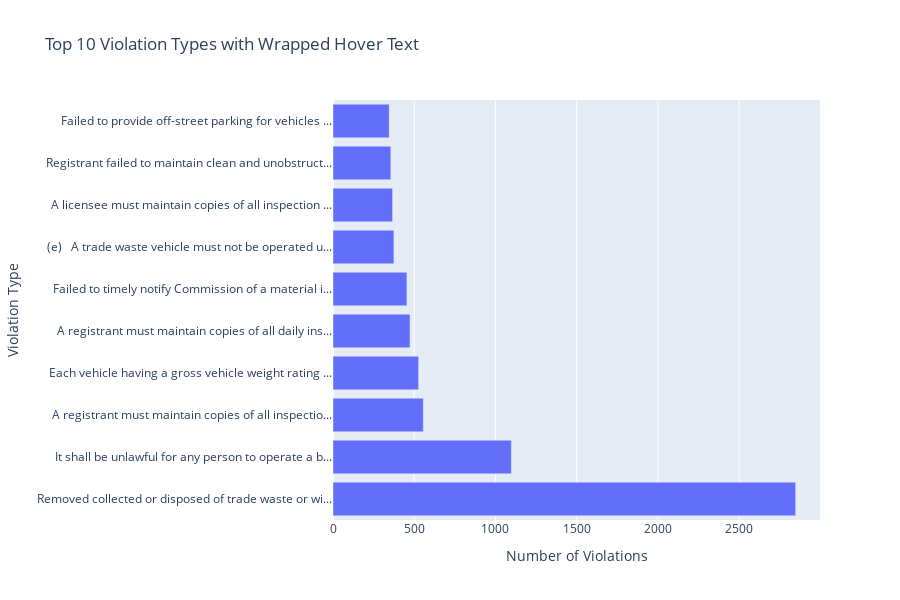

Here is the notebook cell this chart was saved with:
### Code cell
# Get top 10 violation types
top_types = violations_df['DESCRIPTION OF RULE'].value_counts().head(10).reset_index()
top_types.columns = ['Violation Type', 'Count']

# Wrap long text every 60 characters for hover
def wrap_text(text, width=60):
    return '<br>'.join([text[i:i+width] for i in range(0, len(text), width)])

top_types['Wrapped Hover'] = top_types['Violation Type'].apply(wrap_text)
top_types['Short Label'] = top_types['Violation Type'].str.slice(0, 50) + '...'

# Create plot
fig = px.bar(
    top_types,
    x='Count',
    y='Short Label',
    orientation='h',
    hover_name='Short Label',
    hover_data={'Wrapped Hover': True, 'Count': True, 'Violation Type': False, 'Short Label': False},
    title='Top 10 Violation Types with Wrapped Hover Text'
)

fig.update_layout(
    yaxis_title="Violation Type",
    xaxis_title="Number of Violations",
    height=600
)

fig.show()

### Figure 1 — Plotly figure (JSON) as saved in the notebook; plotly's stock layout.template omitted (floating-point values rounded to 4 significant figures)
{"data": [{"customdata": [["Removed collected or disposed of trade waste or without the <br>proper Commission issued license or exemption from licensing<br> requirements", "Removed collected or disposed of trade waste or without the proper Commission issued license or exemption from licensing requirements"], ["It shall be unlawful for any person to operate a business fo<br>r the purpose of the collection of trade waste from the prem<br>ises of a commercial establishment required to provide for t<br>he removal of such waste pursuant to the provisions of secti<br>on 16-116 of this code, or the removal or disposal of trade <br>waste from such premises, or to engage in, conduct or cause <br>the operation of such a business, without having first obtai<br>ned a license therefor from the commission pursuant to the p<br>rovisions of this chapter. Notwithstanding the provisions of<br> this subdivision, a business solely engaged in the removal <br>of waste materials resulting from building demolition, const<br>ruction, alteration or excavation shall be exempt from the l<br>icensing provisions of this subdivision where, except in reg<br>ard to the principals of a business solely in either or both<br> of the class seven or the class three category of licensees<br> as defined in rules previously promulgated by the commissio<br>ner of consumer and worker protection pursuant to subchapter<br> eighteen of chapter two of title twenty of this code, no pr<br>incipal of such applicant is a principal of a business or a <br>former business required to be licensed pursuant to this cha<br>pter or such former subchapter eighteen. Grant of such exemp<br>tion shall be made by the commission upon its review of an e<br>xemption application, which shall be in the form and contain<br> the information prescribed by rule of the commission and sh<br>all be accompanied by a statement by the applicant describin<br>g the nature of the applicant&#39;s business and listing all<br> principals of such business.", "It shall be unlawful for any person to operate a business for the purpose of the collection of trade waste from the premises of a commercial establishment required to provide for the removal of such waste pursuant to the provisions of section 16-116 of this code, or the removal or disposal of trade waste from such premises, or to engage in, conduct or cause the operation of such a business, without having first obtained a license therefor from the commission pursuant to the provisions of this chapter. Notwithstanding the provisions of this subdivision, a business solely engaged in the removal of waste materials resulting from building demolition, construction, alteration or excavation shall be exempt from the licensing provisions of this subdivision where, except in regard to the principals of a business solely in either or both of the class seven or the class three category of licensees as defined in rules previously promulgated by the commissioner of consumer and worker protection pursuant to subchapter eighteen of chapter two of title twenty of this code, no principal of such applicant is a principal of a business or a former business required to be licensed pursuant to this chapter or such former subchapter eighteen. Grant of such exemption shall be made by the commission upon its review of an exemption application, which shall be in the form and contain the information prescribed by rule of the commission and shall be accompanied by a statement by the applicant describing the nature of the applicant&#39;s business and listing all principals of such business."], ["A registrant must maintain copies of all inspection and cert<br>ification of repair forms required by 17 RCNY ? 7-03(e) for <br>at least five (5) years, and copies of such forms (paper or <br>electronic) must be available in the corresponding vehicles <br>at all times for six (6) months.", "A registrant must maintain copies of all inspection and certification of repair forms required by 17 RCNY ? 7-03(e) for at least five (5) years, and copies of such forms (paper or electronic) must be available in the corresponding vehicles at all times for six (6) months."], ["Each vehicle having a gross vehicle weight rating of twenty-<br>six thousand pounds or more and a conventional cab configura<br>tion in which the engine is mounted in front of the operator<br> must be equipped with a convex mirror positioned on the fro<br>nt of such vehicle. When such vehicle is being operated, suc<br>h mirror shall be adjusted so as to enable the operator ther<br>eof to see all points on an imaginary horizontal line which <br>is three feet above the road, is one foot directly forward f<br>rom the midpoint of the front of such motor vehicle, and ext<br>ends the full width of the front of such vehicle or combinat<br>ion of vehicles.", "Each vehicle having a gross vehicle weight rating of twenty-six thousand pounds or more and a conventional cab configuration in which the engine is mounted in front of the operator must be equipped with a convex mirror positioned on the front of such vehicle. When such vehicle is being operated, such mirror shall be adjusted so as to enable the operator thereof to see all points on an imaginary horizontal line which is three feet above the road, is one foot directly forward from the midpoint of the front of such motor vehicle, and extends the full width of the front of such vehicle or combination of vehicles."], ["A registrant must maintain copies of all daily inspection re<br>ports required by 17 RCNY ? 7-03(f) for at least five (5) ye<br>ars, and copies of such reports (paper or electronic) must b<br>e available in the corresponding vehicles at all times for f<br>ourteen (14) days.", "A registrant must maintain copies of all daily inspection reports required by 17 RCNY ? 7-03(f) for at least five (5) years, and copies of such reports (paper or electronic) must be available in the corresponding vehicles at all times for fourteen (14) days."], ["Failed to timely notify Commission of a material information<br> submitted to the Commission", "Failed to timely notify Commission of a material information submitted to the Commission"], ["(e)   A trade waste vehicle must not be operated unless such<br> vehicle is in safe operating condition and has passed an in<br>spection conducted by a qualified inspector demonstrating co<br>mpliance with the terms of this section at least once during<br> the preceding six months.\t      (1)   Each such inspection <br>must be recorded on an inspection report form prescribed by <br>the Commission. Such inspection report must identify any saf<br>ety defects discovered during the inspection and cover at a <br>minimum, the following parts and accessories: service and pa<br>rking brakes, steering mechanism, tires, wheels and rims, si<br>de guards, coupling devices, mirrors, lighting devices and r<br>eflectors, horn, windshield wipers, and emergency equipment.<br>\t      (2)   Following an inspection, such vehicle may not b<br>e operated unless a qualified inspector certifies on the ins<br>pection report that all necessary repairs have been made and<br> that such vehicle has passed the inspection.\t      (3)   Co<br>pies of the most recent inspection report must be kept in th<br>e corresponding vehicle in accordance with the requirements <br>of subdivision (e) of 17 RCNY ? 7-06.", "(e)   A trade waste vehicle must not be operated unless such vehicle is in safe operating condition and has passed an inspection conducted by a qualified inspector demonstrating compliance with the terms of this section at least once during the preceding six months.\t      (1)   Each such inspection must be recorded on an inspection report form prescribed by the Commission. Such inspection report must identify any safety defects discovered during the inspection and cover at a minimum, the following parts and accessories: service and parking brakes, steering mechanism, tires, wheels and rims, side guards, coupling devices, mirrors, lighting devices and reflectors, horn, windshield wipers, and emergency equipment.\t      (2)   Following an inspection, such vehicle may not be operated unless a qualified inspector certifies on the inspection report that all necessary repairs have been made and that such vehicle has passed the inspection.\t      (3)   Copies of the most recent inspection report must be kept in the corresponding vehicle in accordance with the requirements of subdivision (e) of 17 RCNY ? 7-06."], ["A licensee must maintain copies of all inspection and certif<br>ication of repair forms required by 17 RCNY ? 5-10(e) for at<br> least five (5) years, and copies of such forms (paper or el<br>ectronic) must be available in the corresponding vehicles at<br> all times for six (6) months.", "A licensee must maintain copies of all inspection and certification of repair forms required by 17 RCNY ? 5-10(e) for at least five (5) years, and copies of such forms (paper or electronic) must be available in the corresponding vehicles at all times for six (6) months."], ["Registrant failed to maintain clean and unobstructed sidewal<br>k, flagging curbstone or roadway or failed to comply with se<br>ction 5-08 or 5-11 of this chapter", "Registrant failed to maintain clean and unobstructed sidewalk, flagging curbstone or roadway or failed to comply with section 5-08 or 5-11 of this chapter"], ["Failed to provide off-street parking for vehicles used to tr<br>ansport waste", "Failed to provide off-street parking for vehicles used to transport waste"]], "hovertemplate": "<b>%{hovertext}</b><br><br>Count=%{x}<br>Wrapped Hover=%{customdata[0]}<extra></extra>", "hovertext": ["Removed collected or disposed of trade waste or wi...", "It shall be unlawful for any person to operate a b...", "A registrant must maintain copies of all inspectio...", "Each vehicle having a gross vehicle weight rating ...", "A registrant must maintain copies of all daily ins...", "Failed to timely notify Commission of a material i...", "(e)   A trade waste vehicle must not be operated u...", "A licensee must maintain copies of all inspection ...", "Registrant failed to maintain clean and unobstruct...", "Failed to provide off-street parking for vehicles ..."], "legendgroup": "", "marker": {"color": "#636efa", "pattern": {"shape": ""}}, "name": "", "orientation": "h", "showlegend": false, "textposition": "auto", "type": "bar", "x": [2848, 1098, 556, 527, 474, 455, 375, 367, 356, 346], "xaxis": "x", "y": ["Removed collected or disposed of trade waste or wi...", "It shall be unlawful for any person to operate a b...", "A registrant must maintain copies of all inspectio...", "Each vehicle having a gross vehicle weight rating ...", "A registrant must maintain copies of all daily ins...", "Failed to timely notify Commission of a material i...", "(e)   A trade waste vehicle must not be operated u...", "A licensee must maintain copies of all inspection ...", "Registrant failed to maintain clean and unobstruct...", "Failed to provide off-street parking for vehicles ..."], "yaxis": "y"}], "layout": {"barmode": "relative", "height": 600, "legend": {"tracegroupgap": 0}, "title": {"text": "Top 10 Violation Types with Wrapped Hover Text"}, "xaxis": {"anchor": "y", "domain": [0, 1], "title": {"text": "Number of Violations"}}, "yaxis": {"anchor": "x", "domain": [0, 1], "title": {"text": "Violation Type"}}}}
